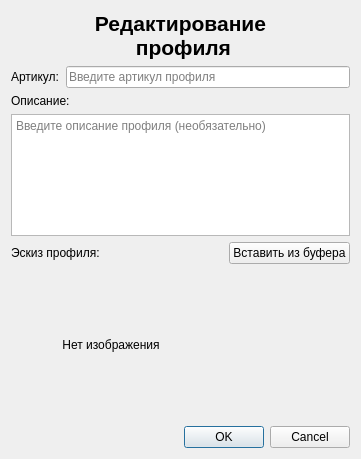
<?xml version="1.0" encoding="UTF-8"?>
<ui version="4.0">
 <class>DialogEditProfile</class>
 <widget class="QDialog" name="DialogEditProfile">
  <property name="geometry">
   <rect>
    <x>0</x>
    <y>0</y>
    <width>361</width>
    <height>459</height>
   </rect>
  </property>
  <property name="windowTitle">
   <string>Редактировать профиль</string>
  </property>
  <property name="modal">
   <bool>true</bool>
  </property>
  <layout class="QVBoxLayout" name="verticalLayout">
   <item>
    <widget class="QLabel" name="label_title">
     <property name="font">
      <font>
       <pointsize>16</pointsize>
       <bold>true</bold>
      </font>
     </property>
     <property name="text">
      <string>Редактирование
 профиля</string>
     </property>
     <property name="alignment">
      <set>Qt::AlignmentFlag::AlignCenter</set>
     </property>
    </widget>
   </item>
   <item>
    <layout class="QHBoxLayout" name="horizontalLayout">
     <item>
      <widget class="QLabel" name="label_article">
       <property name="text">
        <string>Артикул:</string>
       </property>
      </widget>
     </item>
     <item>
      <widget class="QLineEdit" name="lineEdit_article">
       <property name="placeholderText">
        <string>Введите артикул профиля</string>
       </property>
      </widget>
     </item>
    </layout>
   </item>
   <item>
    <layout class="QHBoxLayout" name="horizontalLayout_2">
     <item>
      <widget class="QLabel" name="label_description">
       <property name="text">
        <string>Описание:</string>
       </property>
      </widget>
     </item>
    </layout>
   </item>
   <item>
    <widget class="QTextEdit" name="textEdit_description">
     <property name="placeholderText">
      <string>Введите описание профиля (необязательно)</string>
     </property>
    </widget>
   </item>
   <item>
    <layout class="QHBoxLayout" name="horizontalLayout_3">
     <item>
      <widget class="QLabel" name="label_sketch_text">
       <property name="text">
        <string>Эскиз профиля:</string>
       </property>
      </widget>
     </item>
     <item>
      <spacer name="horizontalSpacer">
       <property name="orientation">
        <enum>Qt::Orientation::Horizontal</enum>
       </property>
       <property name="sizeHint" stdset="0">
        <size>
         <width>40</width>
         <height>20</height>
        </size>
       </property>
      </spacer>
     </item>
     <item>
      <widget class="QPushButton" name="pushButton_paste_image">
       <property name="text">
        <string>Вставить из буфера</string>
       </property>
      </widget>
     </item>
    </layout>
   </item>
   <item>
    <widget class="QLabel" name="label_sketch">
     <property name="minimumSize">
      <size>
       <width>200</width>
       <height>150</height>
      </size>
     </property>
     <property name="maximumSize">
      <size>
       <width>200</width>
       <height>150</height>
      </size>
     </property>
     <property name="text">
      <string>Нет изображения</string>
     </property>
     <property name="alignment">
      <set>Qt::AlignmentFlag::AlignCenter</set>
     </property>
     <property name="wordWrap">
      <bool>true</bool>
     </property>
    </widget>
   </item>
   <item>
    <spacer name="verticalSpacer">
     <property name="orientation">
      <enum>Qt::Orientation::Vertical</enum>
     </property>
     <property name="sizeHint" stdset="0">
      <size>
       <width>20</width>
       <height>40</height>
      </size>
     </property>
    </spacer>
   </item>
   <item>
    <widget class="QDialogButtonBox" name="buttonBox">
     <property name="orientation">
      <enum>Qt::Orientation::Horizontal</enum>
     </property>
     <property name="standardButtons">
      <set>QDialogButtonBox::StandardButton::Cancel|QDialogButtonBox::StandardButton::Ok</set>
     </property>
    </widget>
   </item>
  </layout>
 </widget>
 <resources/>
 <connections>
  <connection>
   <sender>buttonBox</sender>
   <signal>accepted()</signal>
   <receiver>DialogEditProfile</receiver>
   <slot>accept()</slot>
   <hints>
    <hint type="sourcelabel">
     <x>248</x>
     <y>254</y>
    </hint>
    <hint type="destinationlabel">
     <x>157</x>
     <y>274</y>
    </hint>
   </hints>
  </connection>
  <connection>
   <sender>buttonBox</sender>
   <signal>rejected()</signal>
   <receiver>DialogEditProfile</receiver>
   <slot>reject()</slot>
   <hints>
    <hint type="sourcelabel">
     <x>316</x>
     <y>260</y>
    </hint>
    <hint type="destinationlabel">
     <x>286</x>
     <y>274</y>
    </hint>
   </hints>
  </connection>
 </connections>
</ui>
